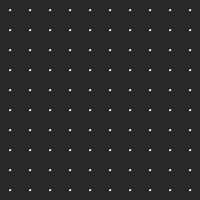
Frame 1 (no input)
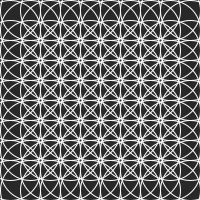
Frame 60 (the mouse pressed at the canvas centre just before this capture)
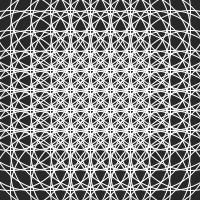
Frame 120 (the mouse held since frame 60 and released just before this capture)

The Processing sketch that drew these frames (run headless with seeded random() and noise(); from frame 60 on, the mouse is pressed at the canvas centre):

// Processing sketch: GrowingCircle2
// ── GrowingCircle2.pde
void setup(){
  size(200,200);
  noFill();
  frameRate(10);
}

int d = 0;
int e = width;

void draw(){
  background(40);
  if(d <= width){
    d = d + 1;
    for(int i=0; i<10; i++){
      for(int g=0; g<10; g++){
        stroke(255);
        ellipse(10+i*20,10+g*20,d,d);
      }
    }
  }
  if (d > width){
      e = e - 1;
      for(int i=0; i<10; i++){
        for(int g=0; g<10; g++){
          stroke(255);
          ellipse(10+i*20,10+g*20,e,e);
        }
      }
   }
    if (e <= 0 ){
      d = 0;
      e = width;
    }
}
